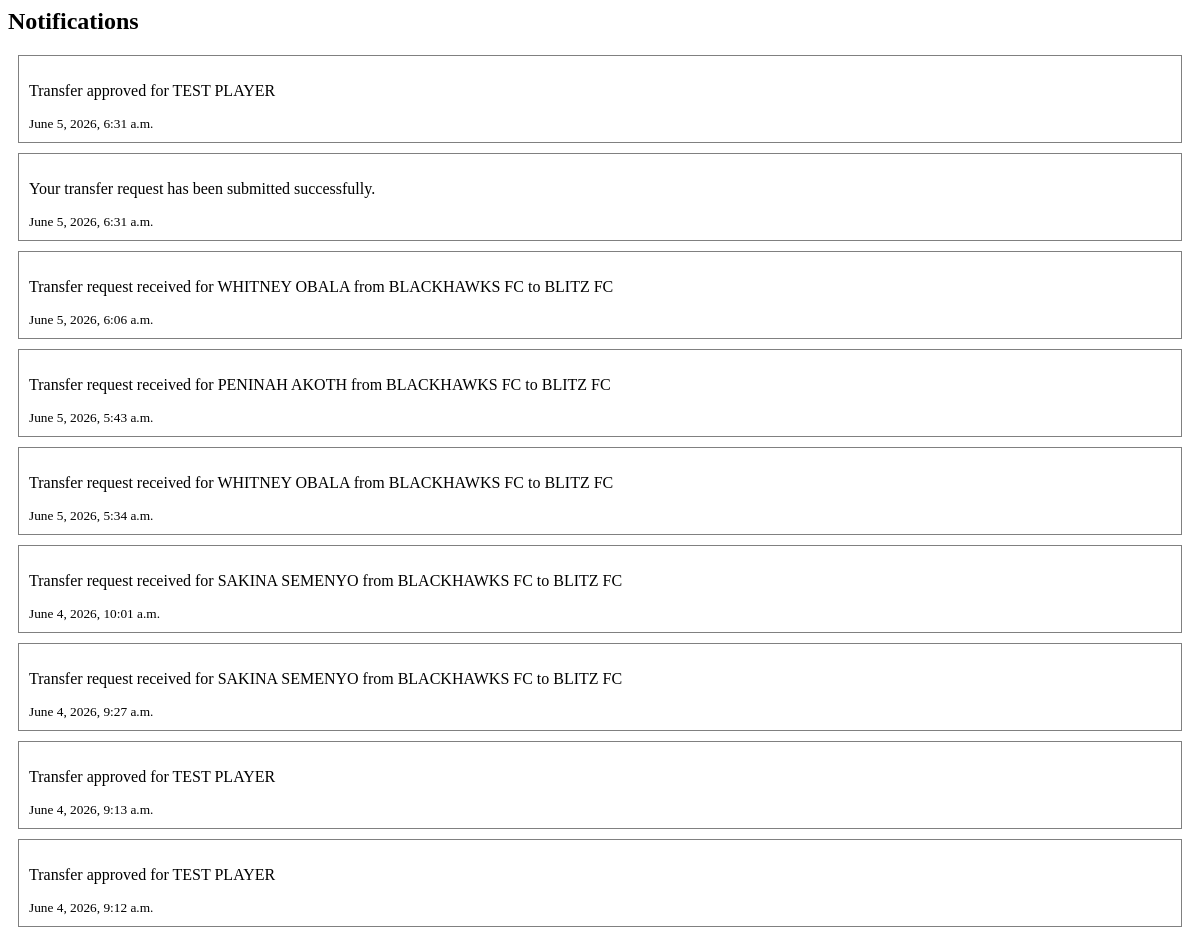
The page /notifications/ (signed in, upper part) on the database as committed earlier.
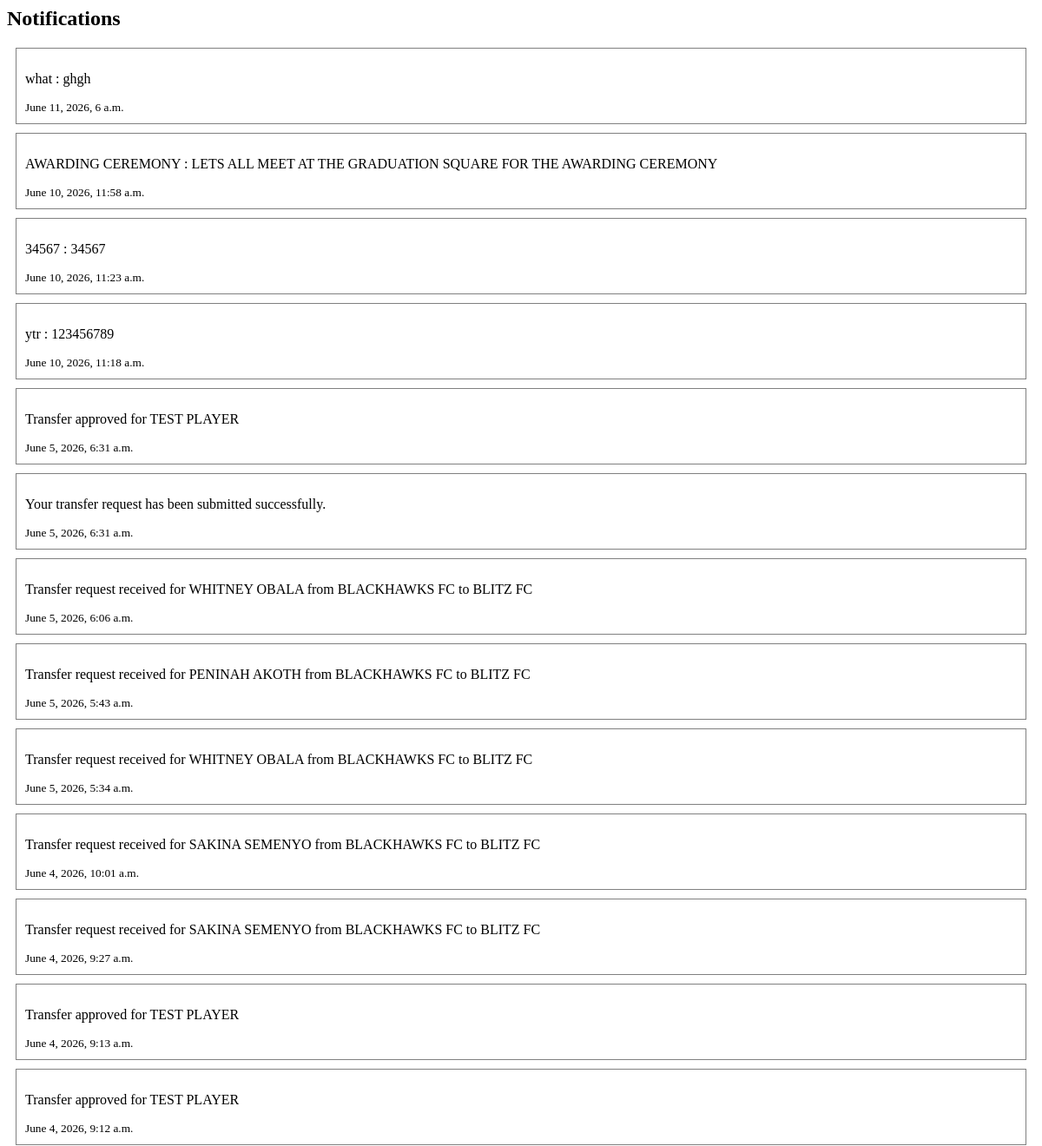
The same page on the database as committed later.
### notifications/models.py (models this page shows, shortened)
class Notification(models.Model):
    user = models.ForeignKey(
        CustomUser,
        on_delete=models.CASCADE
    )
    message = models.TextField()
    is_read = models.BooleanField(default=False)
    created_at = models.DateTimeField(auto_now_add=True)

### notifications/views.py (the view)
def notifications_page(request):
    notifications = Notification.objects.filter(
        user=request.user
).order_by('-created_at')
    notifications.filter(
        is_read=False
).update(is_read=True)
    unread_count = 0
    context = {
        'notifications': notifications,
        'unread_count': unread_count,
    }
    return render(
        request,
          'notifications/notifications.html',
            context
    )

### notifications/templates/notifications/notifications.html
<h2>Notifications</h2>
{% for notification in notifications %}
    <div style="border:1px solid gray; padding:10px; margin:10px;">
        <p>{{ notification.message }}</p>
        <small>{{ notification.created_at }}</small>
    </div>
{% empty %}
    <p>No notifications available.</p>
{% endfor %}

Rows that differ between the two databases and show on the page:
added Notification: message "what : ghgh", created_at "June 11, 2026, 6 a.m."
added Notification: message "AWARDING CEREMONY : LETS ALL MEET AT THE GRADUATION SQUARE FOR THE AWARDING CEREMONY", created_at "June 10, 2026, 11:58 a.m."
added Notification: message "34567 : 34567", created_at "June 10, 2026, 11:23 a.m."
added Notification: message "ytr : 123456789", created_at "June 10, 2026, 11:18 a.m."
